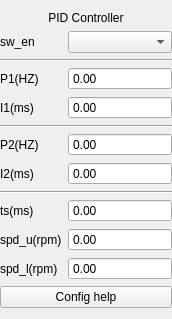
<?xml version="1.0" encoding="UTF-8"?>
<ui version="4.0">
 <class>VelPid133</class>
 <widget class="QWidget" name="VelPid133">
  <property name="geometry">
   <rect>
    <x>0</x>
    <y>0</y>
    <width>172</width>
    <height>294</height>
   </rect>
  </property>
  <property name="windowTitle">
   <string>Form</string>
  </property>
  <layout class="QGridLayout" name="gridLayout" columnstretch="0,1">
   <property name="leftMargin">
    <number>0</number>
   </property>
   <property name="rightMargin">
    <number>0</number>
   </property>
   <item row="0" column="0" colspan="2">
    <widget class="QLabel" name="label_title">
     <property name="text">
      <string>PID Controller</string>
     </property>
     <property name="alignment">
      <set>Qt::AlignCenter</set>
     </property>
    </widget>
   </item>
   <item row="1" column="0">
    <widget class="QLabel" name="label_2">
     <property name="text">
      <string>sw_en</string>
     </property>
    </widget>
   </item>
   <item row="1" column="1">
    <widget class="QComboBox" name="comboBox"/>
   </item>
   <item row="2" column="0" colspan="2">
    <widget class="Line" name="line">
     <property name="maximumSize">
      <size>
       <width>16777215</width>
       <height>2</height>
      </size>
     </property>
     <property name="orientation">
      <enum>Qt::Horizontal</enum>
     </property>
    </widget>
   </item>
   <item row="3" column="0">
    <widget class="QLabel" name="label_3">
     <property name="text">
      <string>P1(HZ)</string>
     </property>
    </widget>
   </item>
   <item row="3" column="1">
    <widget class="QDoubleSpinBox" name="doubleSpinBox_p1">
     <property name="buttonSymbols">
      <enum>QAbstractSpinBox::NoButtons</enum>
     </property>
     <property name="maximum">
      <double>2147483647.000000000000000</double>
     </property>
    </widget>
   </item>
   <item row="4" column="0">
    <widget class="QLabel" name="label_4">
     <property name="text">
      <string>I1(ms)</string>
     </property>
    </widget>
   </item>
   <item row="4" column="1">
    <widget class="QDoubleSpinBox" name="doubleSpinBox_i1">
     <property name="buttonSymbols">
      <enum>QAbstractSpinBox::NoButtons</enum>
     </property>
     <property name="maximum">
      <double>2147483647.000000000000000</double>
     </property>
    </widget>
   </item>
   <item row="5" column="0" colspan="2">
    <widget class="Line" name="line_2">
     <property name="maximumSize">
      <size>
       <width>16777215</width>
       <height>2</height>
      </size>
     </property>
     <property name="orientation">
      <enum>Qt::Horizontal</enum>
     </property>
    </widget>
   </item>
   <item row="6" column="0">
    <widget class="QLabel" name="label_p2">
     <property name="text">
      <string>P2(HZ)</string>
     </property>
    </widget>
   </item>
   <item row="6" column="1">
    <widget class="QDoubleSpinBox" name="doubleSpinBox_p2">
     <property name="buttonSymbols">
      <enum>QAbstractSpinBox::NoButtons</enum>
     </property>
     <property name="maximum">
      <double>2147483647.000000000000000</double>
     </property>
    </widget>
   </item>
   <item row="7" column="0">
    <widget class="QLabel" name="label_i2">
     <property name="text">
      <string>I2(ms)</string>
     </property>
    </widget>
   </item>
   <item row="7" column="1">
    <widget class="QDoubleSpinBox" name="doubleSpinBox_i2">
     <property name="buttonSymbols">
      <enum>QAbstractSpinBox::NoButtons</enum>
     </property>
     <property name="maximum">
      <double>2147483647.000000000000000</double>
     </property>
    </widget>
   </item>
   <item row="8" column="0" colspan="2">
    <widget class="Line" name="line_3">
     <property name="maximumSize">
      <size>
       <width>16777215</width>
       <height>2</height>
      </size>
     </property>
     <property name="orientation">
      <enum>Qt::Horizontal</enum>
     </property>
    </widget>
   </item>
   <item row="9" column="0">
    <widget class="QLabel" name="label_ts">
     <property name="text">
      <string>ts(ms)</string>
     </property>
    </widget>
   </item>
   <item row="9" column="1">
    <widget class="QDoubleSpinBox" name="doubleSpinBox_ts">
     <property name="buttonSymbols">
      <enum>QAbstractSpinBox::NoButtons</enum>
     </property>
     <property name="maximum">
      <double>2147483647.000000000000000</double>
     </property>
    </widget>
   </item>
   <item row="10" column="0">
    <widget class="QLabel" name="label_spdu">
     <property name="text">
      <string>spd_u(rpm)</string>
     </property>
    </widget>
   </item>
   <item row="10" column="1">
    <widget class="QDoubleSpinBox" name="doubleSpinBox_spdu">
     <property name="buttonSymbols">
      <enum>QAbstractSpinBox::NoButtons</enum>
     </property>
     <property name="maximum">
      <double>2147483647.000000000000000</double>
     </property>
    </widget>
   </item>
   <item row="11" column="0">
    <widget class="QLabel" name="label_spdl">
     <property name="text">
      <string>spd_l(rpm)</string>
     </property>
    </widget>
   </item>
   <item row="11" column="1">
    <widget class="QDoubleSpinBox" name="doubleSpinBox_spdl">
     <property name="buttonSymbols">
      <enum>QAbstractSpinBox::NoButtons</enum>
     </property>
     <property name="maximum">
      <double>2147483647.000000000000000</double>
     </property>
    </widget>
   </item>
   <item row="12" column="0" colspan="2">
    <widget class="QPushButton" name="btn_configHelp">
     <property name="text">
      <string>Config help</string>
     </property>
    </widget>
   </item>
  </layout>
 </widget>
 <resources/>
 <connections/>
</ui>
